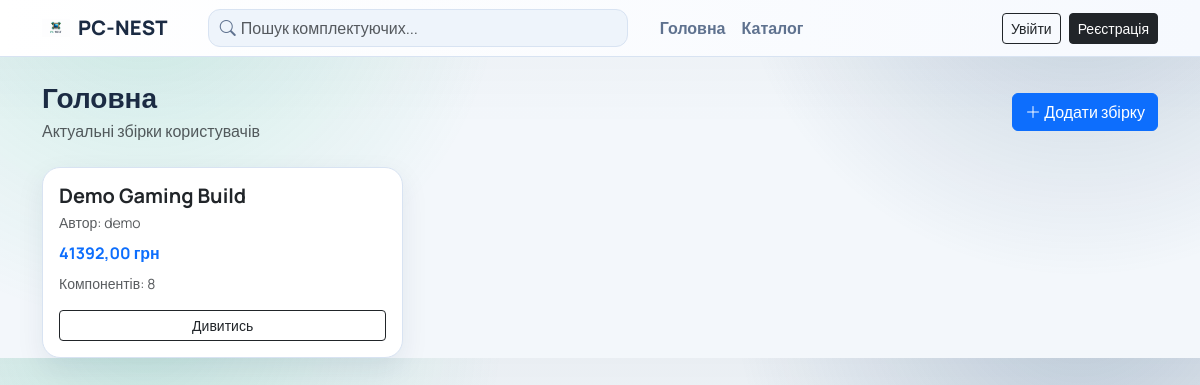
The page / on the database its author committed.
### apps/builds/models.py (models this page shows, shortened)
class Build(models.Model):
    user       = models.ForeignKey(settings.AUTH_USER_MODEL, on_delete=models.CASCADE, related_name='builds')
    name       = models.CharField(max_length=255)
    slug       = models.UUIDField(default=uuid.uuid4, unique=True, editable=False)
    components = models.ManyToManyField(Component, through='BuildComponent', related_name='builds')
    created_at = models.DateTimeField(auto_now_add=True)
    updated_at = models.DateTimeField(auto_now=True)
    class Meta:
        ordering = ['-created_at']
    def get_total_price(self):
        return sum(bc.component.price for bc in self.build_components.select_related('component'))

class BuildComponent(models.Model):
    build     = models.ForeignKey(Build, on_delete=models.CASCADE, related_name='build_components')
    component = models.ForeignKey(Component, on_delete=models.CASCADE, related_name='build_components')
    added_at  = models.DateTimeField(auto_now_add=True)
    class Meta:
        unique_together = ('build', 'component')

### apps/accounts/models.py (models this page shows, shortened)
class User(AbstractUser):
    class Role(models.TextChoices):
        USER = 'user', 'Користувач'
        ADMIN = 'admin', 'Адміністратор'
    role = models.CharField(
        max_length=10,
        choices=Role.choices,
        default=Role.USER,
    )

### apps/catalog/models.py (models this page shows, shortened)
class Component(models.Model):
    class Type(models.TextChoices):
        CPU         = 'cpu',         'Процесор'
        MOTHERBOARD = 'motherboard', 'Материнська плата'
        RAM         = 'ram',         "Оперативна пам'ять"
        GPU         = 'gpu',         'Відеокарта'
        PSU         = 'psu',         'Блок живлення'
        STORAGE     = 'storage',     'Накопичувач'
        CASE        = 'case',        'Корпус'
        COOLER      = 'cooler',      'Кулер'
    class RamType(models.TextChoices):
        DDR4 = 'ddr4', 'DDR4'
        DDR5 = 'ddr5', 'DDR5'
    name    = models.CharField(max_length=255)
    type    = models.CharField(max_length=20, choices=Type.choices)
    brand   = models.CharField(max_length=100)
    price   = models.DecimalField(max_digits=10, decimal_places=2)
    image   = models.ImageField(upload_to='components/', blank=True, null=True)
    socket   = models.CharField(max_length=50, blank=True)   # для CPU і Motherboard
    ram_type = models.CharField(max_length=10, choices=RamType.choices, blank=True)  # для RAM і Motherboard
    wattage  = models.PositiveIntegerField(default=0)         # TDP для компонентів, потужність для PSU
    description = models.TextField(blank=True)
    created_at  = models.DateTimeField(auto_now_add=True)
    class Meta:
        ordering = ['type', 'brand', 'name']

### config/views.py (the view)
# urls.py: path('',          index),
def index(request):
    recent_builds = Build.objects.select_related("user").prefetch_related("build_components__component")[:9]
    return render(request, "home.html", {"recent_builds": recent_builds})

### templates/home.html (shortened to what this page needs)
{% extends 'base.html' %}
{% block content %}
<div class="d-flex flex-wrap justify-content-between align-items-center mb-4 gap-3">
  <div>
    <h1 class="h3 fw-bold mb-1">Головна</h1>
    <p class="text-muted mb-0">Актуальні збірки користувачів</p>
  </div>
  <a href="{% url 'builds:create' %}" class="btn btn-primary">
    <i class="bi bi-plus-lg"></i> Додати збірку
  </a>
</div>
<div class="row g-3">
  {% for build in recent_builds %}
  <div class="col-md-6 col-xl-4">
    <div class="card h-100 p-3">
      <h5 class="fw-bold mb-1">{{ build.name }}</h5>
      <small class="text-muted">Автор: {{ build.user.username }}</small>
      <p class="mt-2 mb-2 text-primary fw-bold">{{ build.get_total_price }} грн</p>
      <small class="text-muted d-block mb-3">Компонентів: {{ build.build_components.count }}</small>
      <a href="{% url 'builds:detail' build.slug %}" class="btn btn-outline-dark btn-sm mt-auto">Дивитись</a>
    </div>
  </div>
  {% empty %}
  <div class="col-12">
    <div class="card p-4 text-center text-muted">
      Поки що немає збірок. <a href="{% url 'builds:create' %}">Створи першу</a>
    </div>
  </div>
  {% endfor %}
</div>
{% endblock %}

### static/css/base.css (style rules this page uses)
:root { --bg: #f3f7fb; --surface: #ffffff; --surface-soft: #eef4fb; --text: #1b2b43; --muted: #5f728f; --accent: #1fb984; --accent-2: #0f3e6e; --border: #d8e3f2; --shadow: 0 10px 28px rgba(17, 38, 76, 0.08); }
body { background: radial-gradient(circle at 12% -10%, rgba(31, 185, 132, 0.18), transparent 32%), radial-gradient(circle at 90% -20%, rgba(15, 62, 110, 0.22), transparent 30%), linear-gradient(180deg, rgba(10, 27, 46, 0.04), transparent 35%), var(--bg); color: var(--text); font-family: "Manrope", sans-serif; }
.card { border: 1px solid var(--border); box-shadow: var(--shadow); border-radius: 18px; background: var(--surface); }

### rows shown on the page
Build: name "Demo Gaming Build", user.username "demo", get_total_price "41392,00", build_components.count "8"
